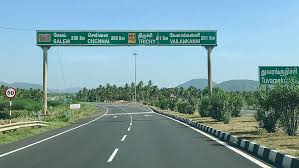
#> input picture backup/finding_lanes/assets/images21.jpg, 299 x 168 px
$ python -i image_processor.py   (imports and definitions only)
#> lines starting #> are read from the running program, lines starting #| are printed output that depends on the picture
"""Image processing utilities for computer vision tasks."""

import cv2
import numpy as np


def preprocess_image(
    image: np.ndarray, img_height: int = 66, img_width: int = 200
) -> np.ndarray:
    """
    Preprocess image for neural network input.

    Applies cropping, color space conversion, Gaussian blur, and normalization.

    Args:
        image: Input image (numpy array)
        img_height: Target height for resized image
        img_width: Target width for resized image

    Returns:
        Preprocessed image normalized to [0, 1] range
    """
#> called with img_height = 66, img_width = 200
    # Crop top and bottom portions (remove sky and hood)
    image = image[60:135, :, :]
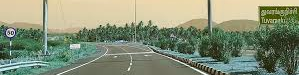
#> image: shape (75, 299, 3); mean of channels 0, 1, 2 118.2, 144.1, 134.3; drawn as B, G, R

    # Convert RGB to YUV color space (better for neural networks)
    image = cv2.cvtColor(image, cv2.COLOR_RGB2YUV)
#> image: shape (75, 299, 3); mean of channels 0, 1, 2 135.3, 127.5, 113.1

    # Apply Gaussian blur to reduce noise
    image = cv2.GaussianBlur(image, (3, 3), 0)
#> image: shape (75, 299, 3); mean of channels 0, 1, 2 135.3, 127.6, 113.1

    # Resize to target dimensions
    image = cv2.resize(image, (img_width, img_height))
#> image: shape (66, 200, 3); mean of channels 0, 1, 2 135.1, 127.5, 113

    # Normalize to [0, 1] range
    image = image / 255.0
#> image: shape (66, 200, 3) float64; mean of channels 0, 1, 2 0.53, 0.5, 0.443

    return image


# [64 lines left out: functions canny_edge_detection, region_of_interest, not called in this run]

>>> import cv2
>>> picture = cv2.cvtColor(cv2.imread('../../backup/finding_lanes/assets/images21.jpg'), cv2.COLOR_BGR2RGB)
>>> result = preprocess_image(picture)

$ run again, on backup/finding_lanes/assets/images31.jpg
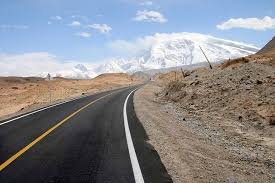
#> input picture backup/finding_lanes/assets/images31.jpg, 275 x 183 px
#> in preprocess_image, `image = image[60:135, :, :]`:
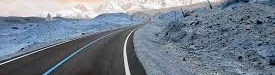
#> image: shape (75, 275, 3); mean of channels 0, 1, 2 139.9, 127.3, 116; drawn as B, G, R

$ run again, on backup/finding_lanes/assets/road_test.jpg
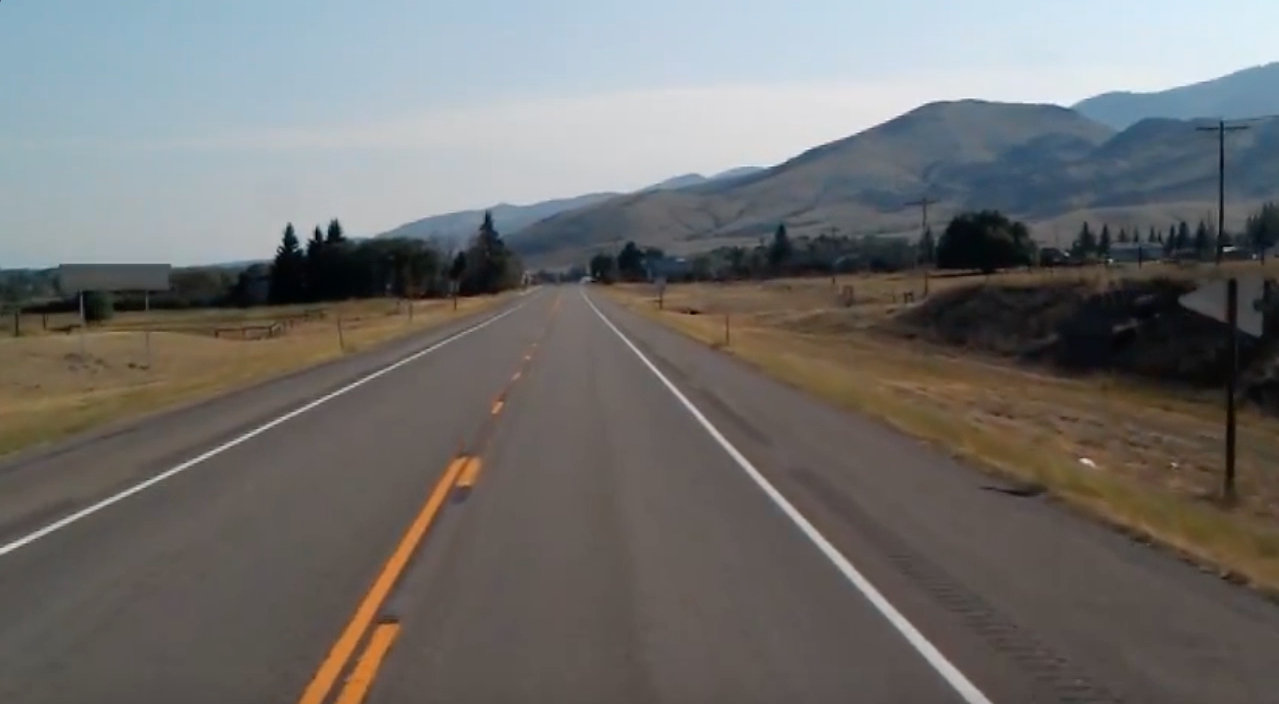
#> input picture backup/finding_lanes/assets/road_test.jpg, 1279 x 704 px
#> in preprocess_image, `image = image[60:135, :, :]`:
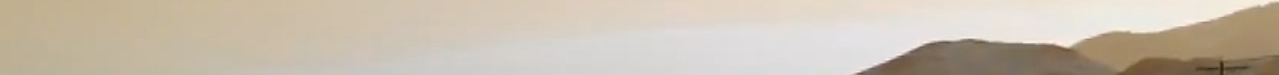
#> image: shape (75, 1279, 3); mean of channels 0, 1, 2 175.6, 190.8, 201.4; drawn as B, G, R
